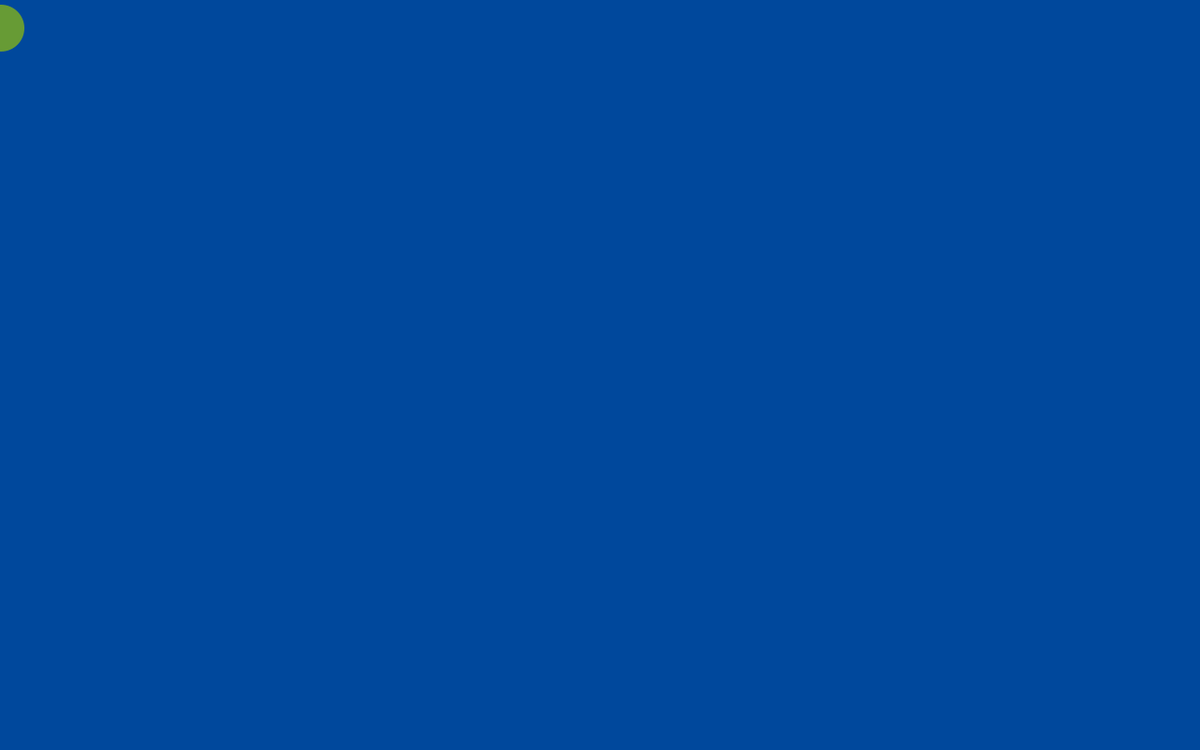
Frame 1 (no input)
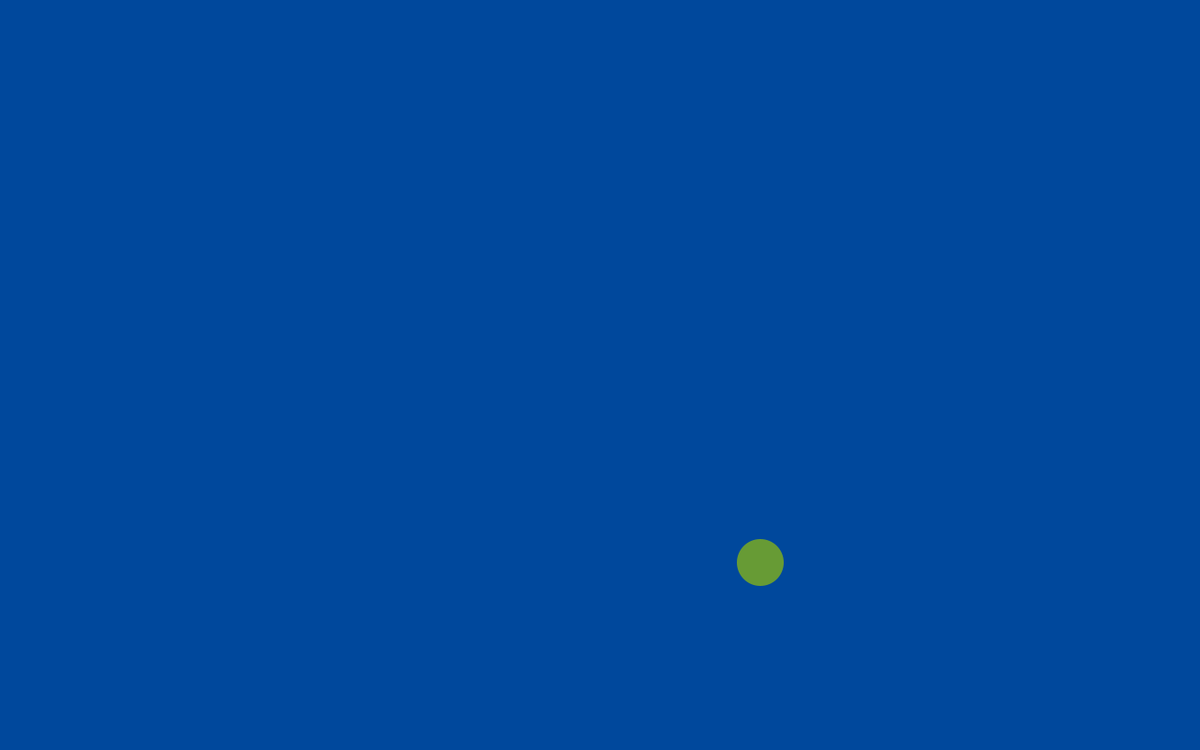
Frame 60 (the mouse pressed at the canvas centre just before this capture)
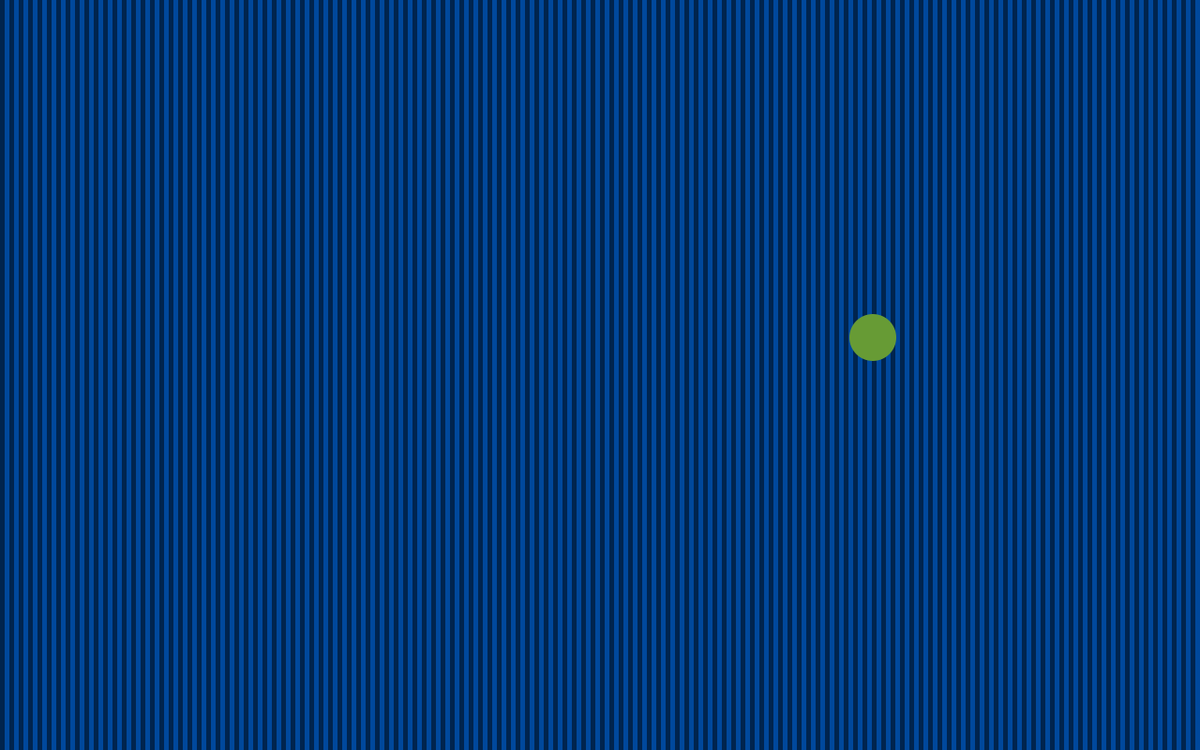
Frame 120 (the mouse held since frame 60 and released just before this capture)

The Processing sketch that drew these frames (run headless with seeded random() and noise(); from frame 60 on, the mouse is pressed at the canvas centre):

// Processing sketch: s06c01IsidoraV
// ── s06c01IsidoraV.pde
//UDD- Expresión Digital II
//s06c01IsidoraV 
//Una pelotita de color verde rebotando por el lienzo azul, atras se ven varias pelotitas negras, al apretar 'c' los colores cambian y se agranda el tamaño de la pelotita, al apretar espacio las pelotitas del fondo se cambian por lineas, al mover el mouse por el lienzo de modo horizontal la opacidad de, tanto las pelotitas como las lineas, cambia

//Posicion y diametro
float x, y, d;

//Suma de las posiciones
float sy, sx;

//colores
color v, a, n, b;

//Variables de fill
color fe, fb, ff;

//Boolean
boolean cc, cf;

void setup( ){
  size(1280, 800);
  
  //Posicion y diametro
  x = 1;
  y = 30;
  d = 50;
  
  //Sumatoria
  sy = 10;
  sx = 30;
  
  //Colores
  v = color(103, 155, 53); //verde
  a = color(0, 72, 156); //azul
  n = color(0); //negro
  b = color(250); //blanco
  
  //Fills
  fe = v; //ellipse
  fb = a; //background
  ff = n; //Forloop
  
  //Boolean
  cc = true; //cambio color
  cf = true; //cambio de for loop
}

void draw() {
  background(fb);
  
  //Si cf es falso, el fondo se llena de cuadrados del color del relleno del forloop que cambian la opcacidad segun el mouse
    if (cf == false) {
    for(int i=0; i <= height*2; i+=10){
      noStroke();
      fill(ff, mouseX/5);
      rect(i, 0, 5, height);
    }
   }
    
    //Si cf es verdadero, el fondo se llena de ellipses del color del relleno del forloop que cambia opacidad segun el mouse
    if(cf == true) {
    for(int i=0; i <= height*2; i+=25){
      for (int e=0; e<= width*2; e+=25){
        noStroke();
      fill(ff, mouseX/5);
      ellipse(i, e, 8, 8);
      }
    }
  }
    
  //Circulo de 50x50px con relleno variable
  noStroke();
  fill(fe);
  ellipse(x, y, d, d);
   
  //Suma de variables para generar movimiento al circulo
  y -= sy;
  x += sx;
  
 //Cuando el Boolean es falso la ellipse cambia de color y tamaño, ademas el for loop y el fondo cambian de color
  if (cc == false) {
    fb = n;
    ff = a;
    fe = b;
    d = 100;
  }
  
  //Cuando el Boolean es verdadero la ellipse tiene los colores predeterminados en el principio
  if (cc == true) {
    fb = a;
    ff = n;
    fe = v;
    d = 50;
  }
  
  //Cuando el circulo llegue a lo alto del canvas, cambia su direccion de Y hacia abajo
  if (y <= 0+d/2) {
    sy *= -1;
  }
   
   //Cuando el circulo llegue a el extremo derecho del canvas, cambia su direccion X hacia la izquierda
   if (x >= width) {
     sx  *= -1;
  }
  
  //Cuando el circulo llegue a el extremo izquierdo del canvas, cambia su direccion X hacia la derecha
  else if (x <= 0) {
    sx *= -1;
  }
  
  //Cuando la ellipse sale de la parte baja del canvas, cambia su direccion Y hacia arriba
  else if (y >= height-d/2) {
    sy *= -1;
  }
}



void keyPressed () {
  
  //Apretando 'c' cambia el color del forloop, background, ellipse y tambien cambia el tamaño de la ellipse
  if(key == 'c') {
    cc = !cc;
  }
  
  //Apretando espacio se generan dos lineas de color de la ellipse alrededor de esta
  if (key == ' ') {
    noFill();
    stroke(fe);
    strokeWeight(2);
    ellipseMode(CENTER);
    ellipse(x, y, d*3,d*3);
    ellipse(x, y, d*2, d*2);
  }
}

//Cuando se aprieta el mouse cambia el forloop por el de los cuadrados
void mousePressed (){
cf= !cf;
}

  
